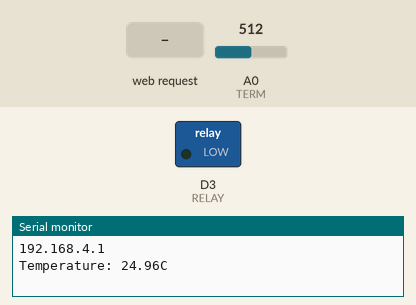
A sketch run on a simulated ESP8266 (NodeMCU). Shown: switched loads named in the sketch (green lamp = pin HIGH), the last lines printed to the serial monitor. Inputs (shaded band) come from the test bench; at power-on: A0 (TERM) = 512.

Above: at 1.2 s.
1.3 s: HTTP request GET /on received
At 2.4 s:
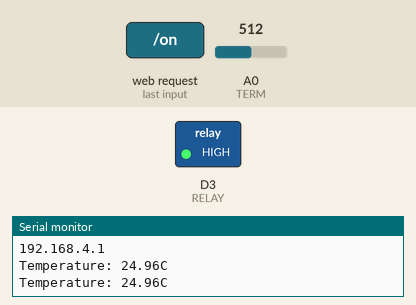
2.8 s: HTTP request GET /off received
At 3.6 s:
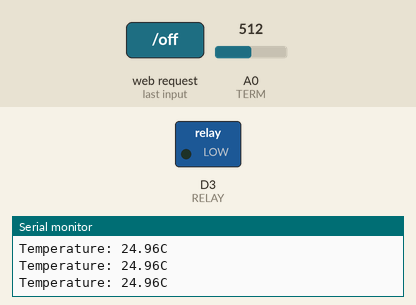
4.3 s: HTTP request GET /auto_on received
At 5.5 s:
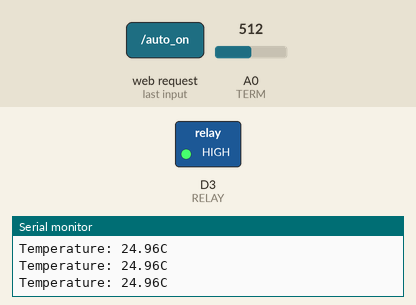
Timing chart, 0 to 7.3 s (numbered marks = the images above; inputs shaded):
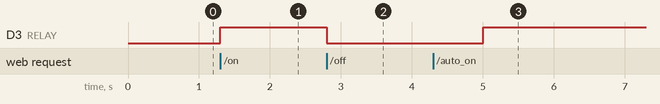

The sketch:

smart_cat_bed.ino
```cpp
#include <ESP8266WiFi.h>
#include <ESP8266WebServer.h>

#define RELAY D3
#define TERM A0
#define LOGIN "NodeMCU"
#define PASSWORD "12345678"

//------------------------------------------------------------
#define RT0 100000 //сопротивление в Омах внешнего резистора
#define B 3977 //коэффициент характеризующий материал термистора
#define VCC 3.3 //опорное напряжение платы NodeMCU
#define R 100000 //сопротивление термистора при 25 град Цельсия
//------------------------------------------------------------
float RT, VR, ln, TX, T0 = 25.0, VRT;
uint32_t timer1;
float t, set_point = 30, delta_t = 5;
bool auto_mode = false, state_relay = false;
ESP8266WebServer server(80);

void setup() {
  // put your setup code here, to run once:
  Serial.begin(115200);
  T0 = T0 + 273.15; // температура в Кельвинах
  pinMode(TERM, INPUT);
  pinMode(RELAY, OUTPUT);
  digitalWrite(RELAY, LOW);

  WiFi.mode(WIFI_AP);
  WiFi.softAP(LOGIN, PASSWORD);
  Serial.println(WiFi.softAPIP());
  server.on("/", start_page);
  server.on("/on", relay_on);
  server.on("/off", relay_off);
  server.on("/auto_on", auto_on);
  server.on("/auto_off", auto_off);
  server.begin();
}

void loop() {
  // put your main code here, to run repeatedly:
  server.handleClient();
  if (millis()-timer1 > 1000){
    timer1 = millis();
    t = read_temp();
    if (auto_mode){
      if (t <= set_point-delta_t){
        digitalWrite(RELAY, HIGH);
      }
      else if (t >= set_point+delta_t){
        digitalWrite(RELAY, LOW);
      }
    }
  }
}

void start_page(){
  server.send(200, "text/html", sendHtml(t, auto_mode));
}

void relay_on(){
  digitalWrite(RELAY, HIGH);
  server.send(200, "text/html", sendHtml(t, auto_mode));
}

void relay_off(){
  digitalWrite(RELAY, LOW);
  server.send(200, "text/html", sendHtml(t, auto_mode));
}

void auto_on(){
  auto_mode = true;
  server.send(200, "text/html", sendHtml(t, auto_mode));
}

void auto_off(){
  auto_mode = false;
  server.send(200, "text/html", sendHtml(t, auto_mode));
}

String sendHtml(float t, bool auto_mode){
  String html = "<html>";
  html+= "<title>SCB</title><body>";
  html+= "<h1 align = \"center\" style = \"color: green\">SMART_CAT_BED</h1><hr width = 50% color = \"green\">";
  html+= "<h2 align = \"center\">TEMPERATURE:" + (String)t + "deg</h2><hr width = 50% color = \"green\">";
  html+= "<h2 align = \"center\">HEATING</h2>";
  html+= "<p align = \"center\"><a href = \"/on\"><button style = \"width:50px; height: 30px; background:purple; color:white\">ON</button></a> | <a href = \"/off\"><button style = \"width:50px; height: 30px; background:purple; color:white\">OFF</button></a></p>";
  html+= "<hr width = 50% color = \"green\">";
  html+= "<h2 align = \"center\">AUTO_MODE</h2>";
  if (auto_mode){
    html+= "<p align = \"center\"><a href = \"/auto_off\"><button style = \"width:50px; height: 30px; background:purple; color:white\">OFF</button></a></p>";
  }
  else{
    html+= "<p align = \"center\"><a href = \"/auto_on\"><button style = \"width:50px; height: 30px; background:purple; color:white\">ON</button></a></p>";
  }
  html+= "<hr width = 50% color = \"green\">";
  html+= "<p align = \"center\">made by \"Andromeda Stars\" team</p>";
  html+="</body></html>";
  return html;
}
//функция для чтения температуры с терморезистора
float read_temp(){
  VRT = analogRead(TERM);
  VRT = (VRT/1023)*VCC;
  VR = VCC - VRT;
  RT = VRT/(VR/R);
  ln = log(RT/RT0);
  TX = (1 / ((ln / B) + (1 / T0))); // пересчитанное значение температуры в Кельвинах
  TX = TX - 273.15; // искомая температура в градусах
  Serial.print("Temperature: ");
  Serial.print(TX);
  Serial.println("C");
  return TX;
}
```

Measured:
- after the input at 1.3 s, D3 (RELAY): LOW → HIGH at once
- after the input at 2.8 s, D3 (RELAY): HIGH → LOW at once
- after the input at 4.3 s, D3 (RELAY): LOW → HIGH after 0.71 s
